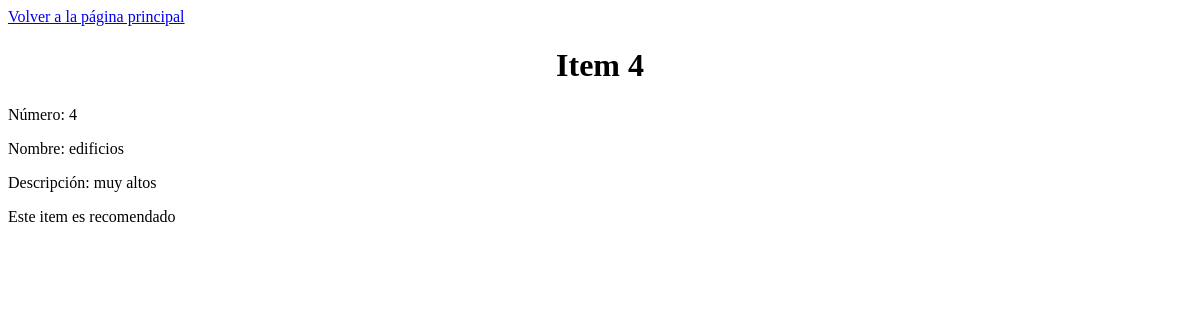
Screenshot of /item/4 with the database file from the repository.
### modelos.py (models this page shows)
class Item(Base):
    __tablename__  = "items"
    id = Column(Integer, primary_key=True)
    nombre = Column(String, index=True)
    descripcion = Column(String, index=True)
    recomendado = Column(Boolean, index=True)

### main.py (the view)
@app.get('/item/{id}', response_model=schemas.Item)
async def encontrar_item(request: Request, id : int, bd: Session = Depends(get_bd)):
    item = crud.buscar_item(bd, id)
    return templates.TemplateResponse(
        request=request, name='unico.html', context={'item': item}
    )

### templates/unico.html (shortened to what this page needs)
<!DOCTYPE html>
<html lang="en">
<head>
    <link rel="stylesheet" href="{{ url_for('static', path='../static/styles.css') }}">
</head>
<body>
    <a href="/items">Volver a la página principal</a>
    <h1>Item {{ item.id }}</h1>
    <p>Número: {{ item.id }}</p>
    <p>Nombre: {{ item.nombre }}</p>
    <p>Descripción: {{ item.descripcion }}</p>
    {% if item.recomendado %}
    <p>Este item es recomendado</p>
    {% else %}
    <p>Este item no es recomendado</p>
    {% endif %}
</body>
</html>

### static/styles.css (style rules this page uses)
h1 { text-align: center; }

### rows the page displays
Item: id "4", nombre "edificios", descripcion "muy altos"
